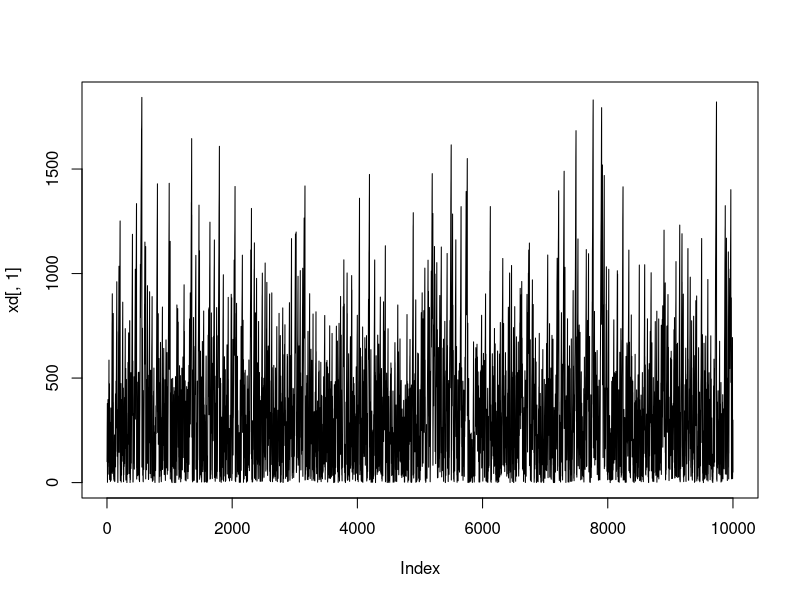
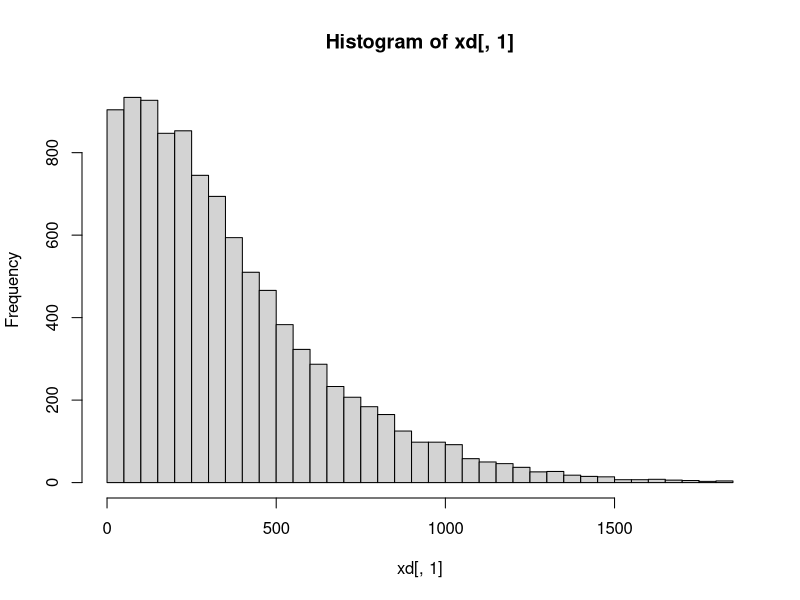
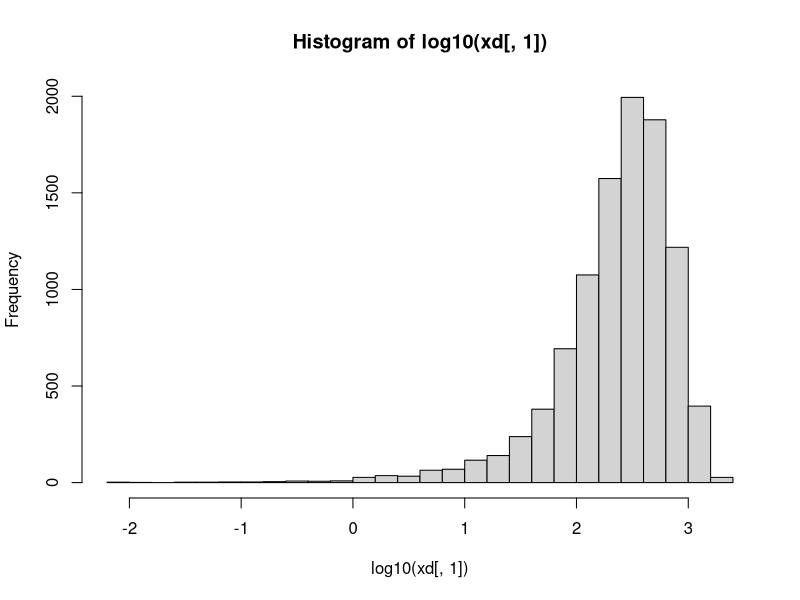
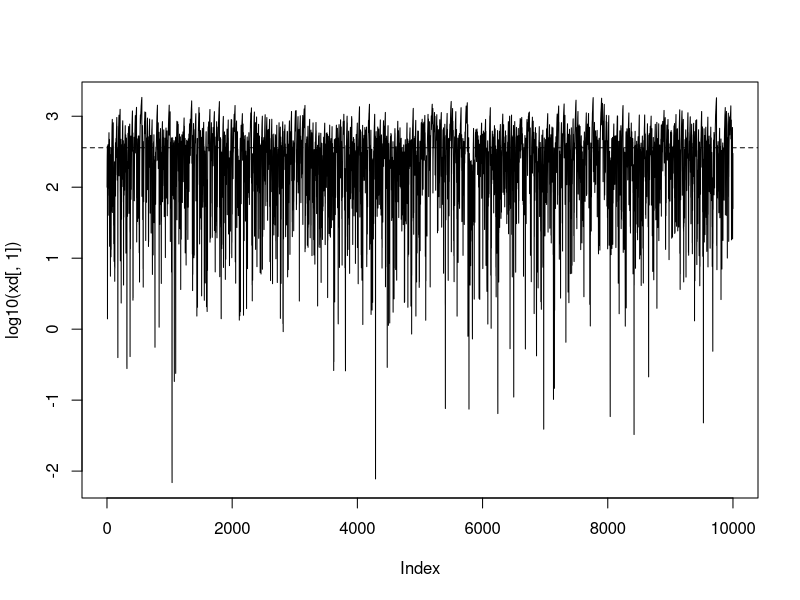
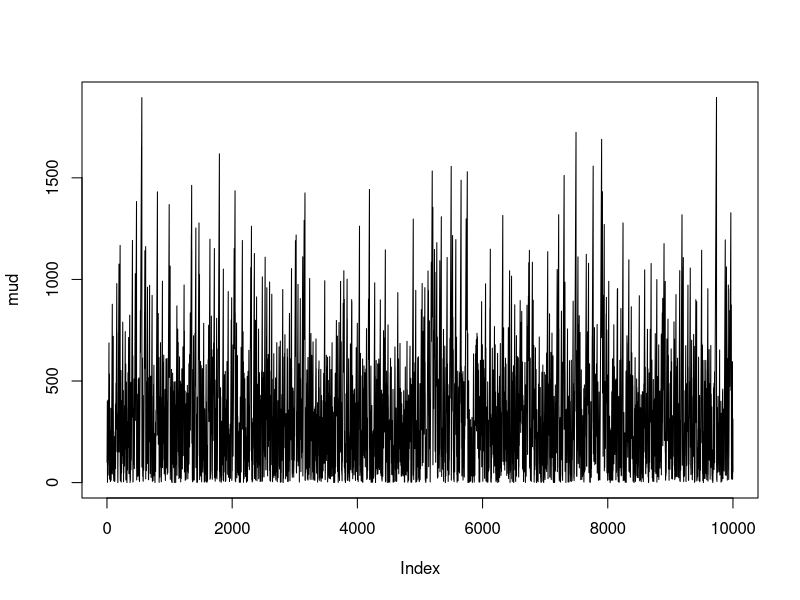
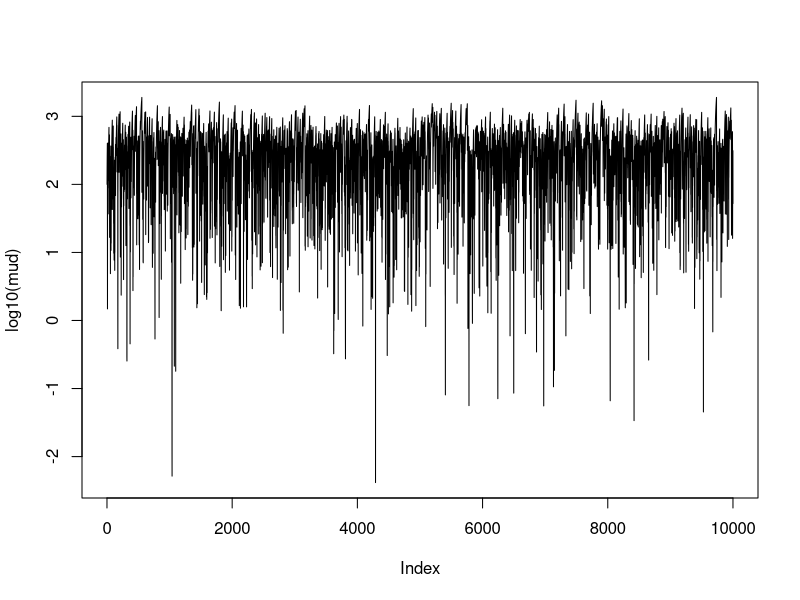
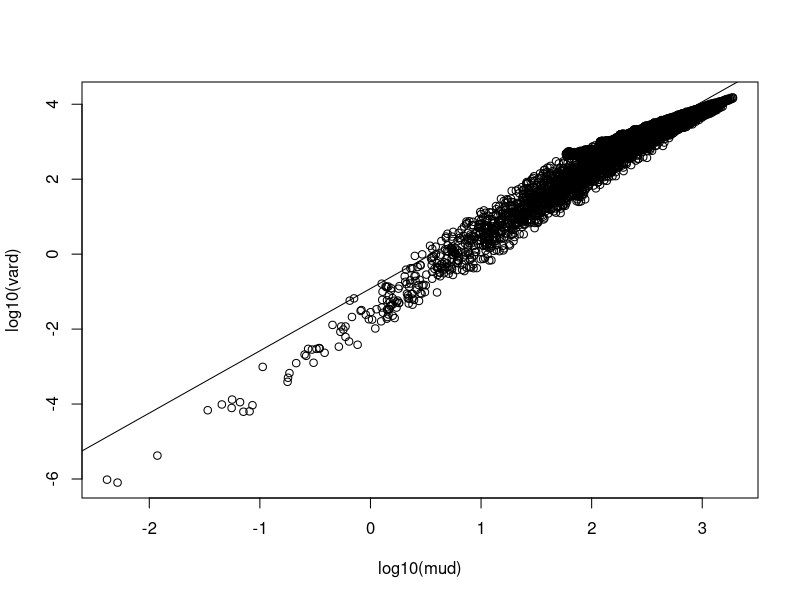
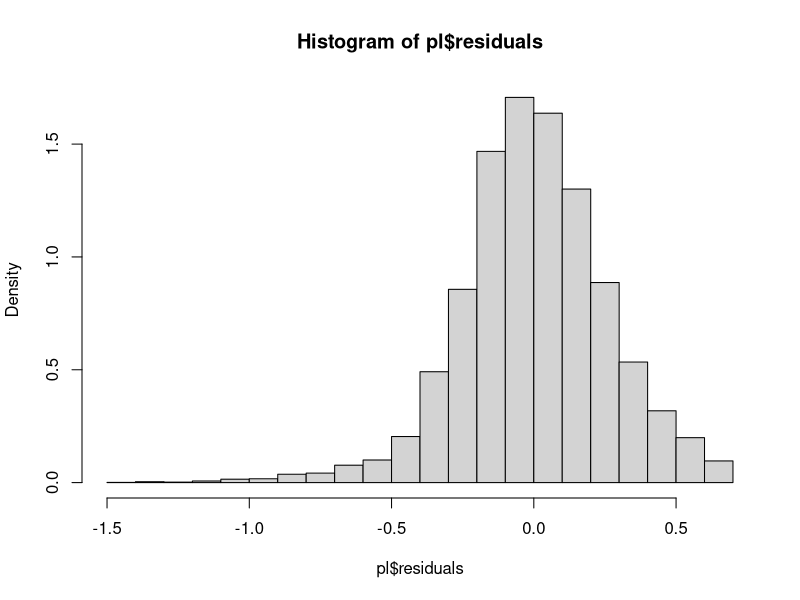

Generate these figures, in order, with R:

Tmax = 10000
Reps = 1000
xd = matrix(rep(0,Tmax*Reps),nrow=Tmax,ncol=Reps)
x0 = 100
xd[1,] = x0
lambdaB = 8
lambdaD = 2
epsilon = .01
pB = lambdaB/(lambdaB+lambdaD)

## This is for the population; this is what Anderson showed
#for(i in 1:(Tmax-1)){
#  pB = lambdaB/(lambdaB+lambdaD)
#  B = rbinom(Reps,1,pB)
#  BB = which(B==1)
#  DD = which(B==0)
#  x[i+1,BB] = x[i,BB] + rgamma(BB,lambdaB,lambdaD)
#  x[i+1,DD] = rbeta(DD,lambdaB,lambdaD)*x[i,DD]
#}

for(i in 1:(Tmax-1)){
  pB = lambdaB/(lambdaB+lambdaD)
  B = rbinom(1,1,pB)
  if(B==1){
#    xd[i+1,] = xd[i,] + rgamma(Reps,15,2)
    for(j in 1:Reps){
      N = rpois(1,lambdaB)
      xd[i+1,j] = xd[i,j] + ifelse(N==0,0,sum(rgamma(N,15,2)))
    }
  }
  if(B==0){
    xd[i+1,] = min(abs(rnorm(1,1-pB,sqrt(pB*(1-pB)))),1)*xd[i,]#rbeta(Reps,lambdaB,lambdaD)*xd[i,]
  }
}


## plot one trajectory to see it makes sense

plot(xd[,1],type="l")
hist(xd[,1],breaks=50)
hist(log10(xd[,1]),breaks=30)

plot(log10(xd[,1]),type="l")
abline(h=log10(mean(xd[,1])),lty=2)
## see duration of each infection; small probability of extinction early on,
## but then the rest carry on

duration = rep(0,Reps)
for(i in 1:Reps){
  duration[i] = max(which(xd[,i]>0))
}
which(duration<Tmax)

## compute and plot the mean and variance
## histogram of mean should give stable temporal forcing,
## plot of log(mean) vs log(variance) gives power law,
## confirming tweedie convergence

mud = rep(0,Tmax)
vard = rep(0,Tmax)
for(i in 1:Tmax){
  mud[i] = mean(xd[i,])
  vard[i] = var(xd[i,])
}
plot(mud,type="l")
plot(log10(mud),type="l")
plot(log10(mud),log10(vard))
pl = lm(log10(vard[6:Tmax])~log10(mud[6:Tmax]))
t = seq(-5,5,.01)
lines(t,pl$coefficients[1]+pl$coefficients[2]*t)
hist(pl$residuals,freq=F,breaks=20)
hist(10^pl$residuals,freq=F,breaks=20)

hist(mud,breaks=50,freq=F)
abline(v=mean(mud))
hist(log10(mud),breaks=50,freq=F)

## 
f = seq(1,(floor((Tmax/2))))/Tmax
plot(log10(f),log10(Mod(fft(mud/sum(mud)))[1:(Tmax/2)]^2))#xlim=c(-1.5,-.25))

y = log10(Mod(fft(mud/sum(mud)))[1:(Tmax/2)]^2)
ylm = lm(y~log10(f))
lines(log10(f),ylm$coefficients[1]+ylm$coefficients[2]*log10(f))

hist(lm(y~log10(f))$residuals,breaks=20)
abline(v=mean(lm(y~log10(f))$residuals))
